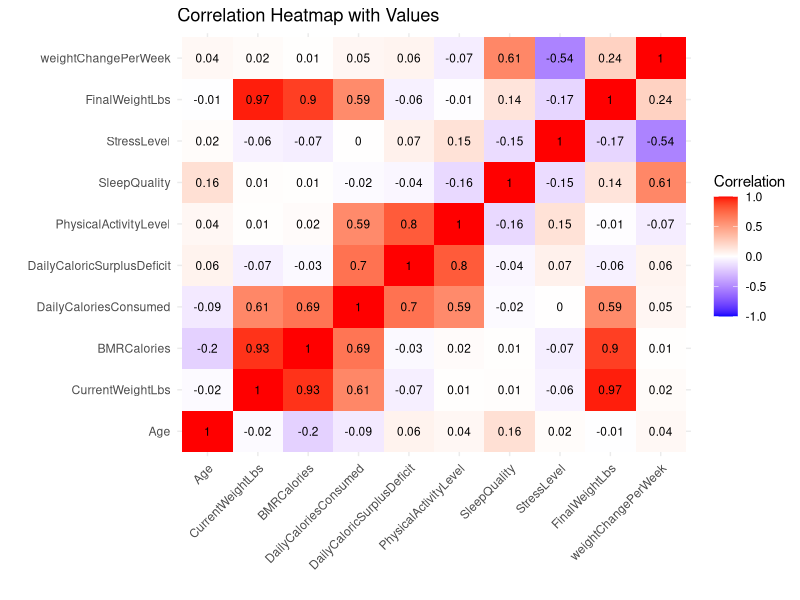
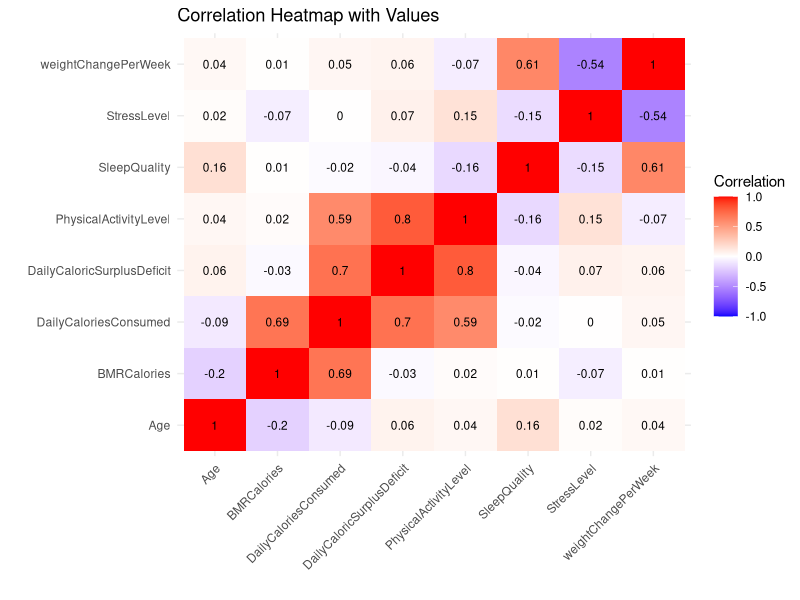
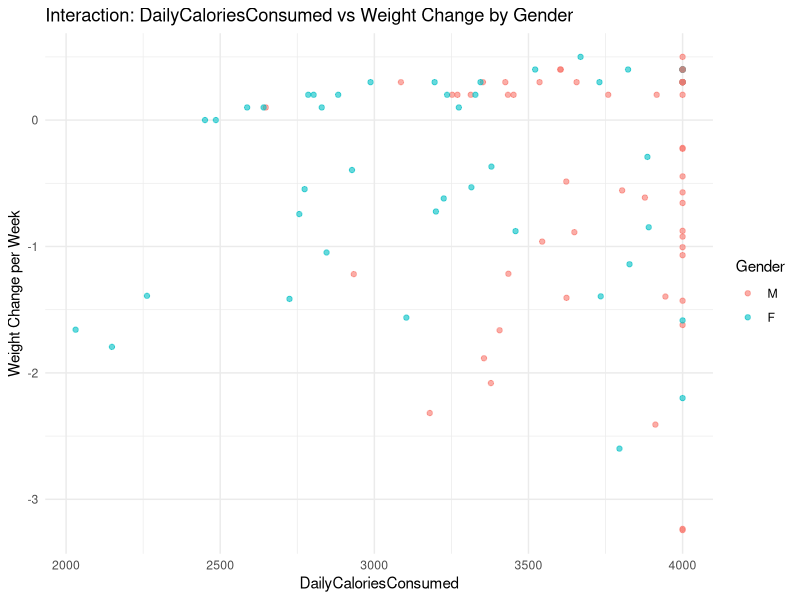
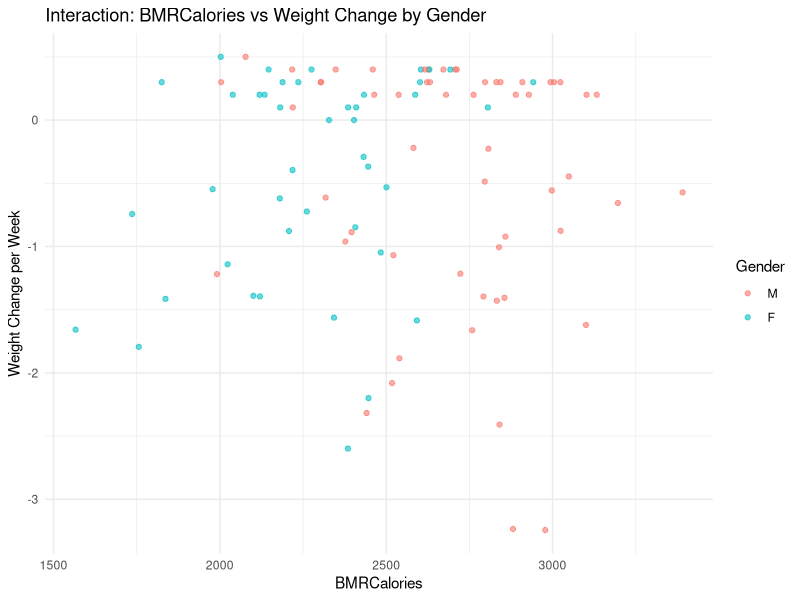
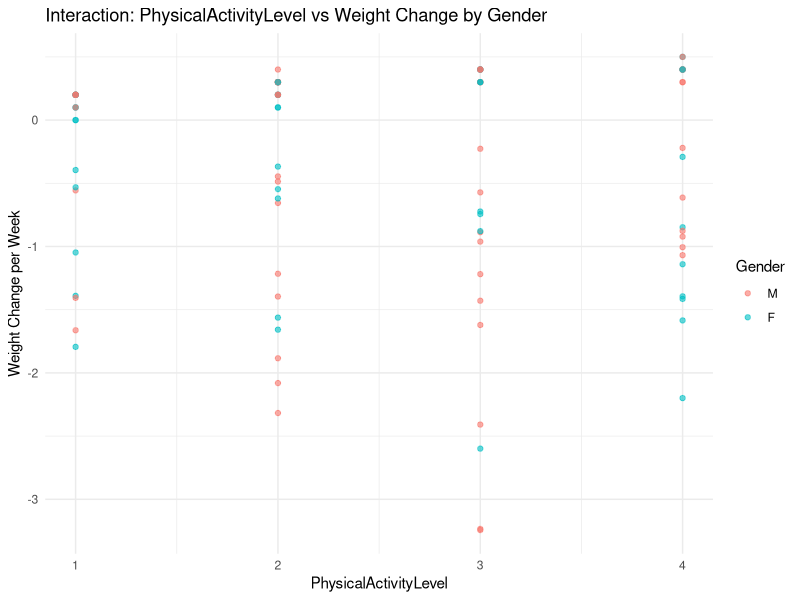
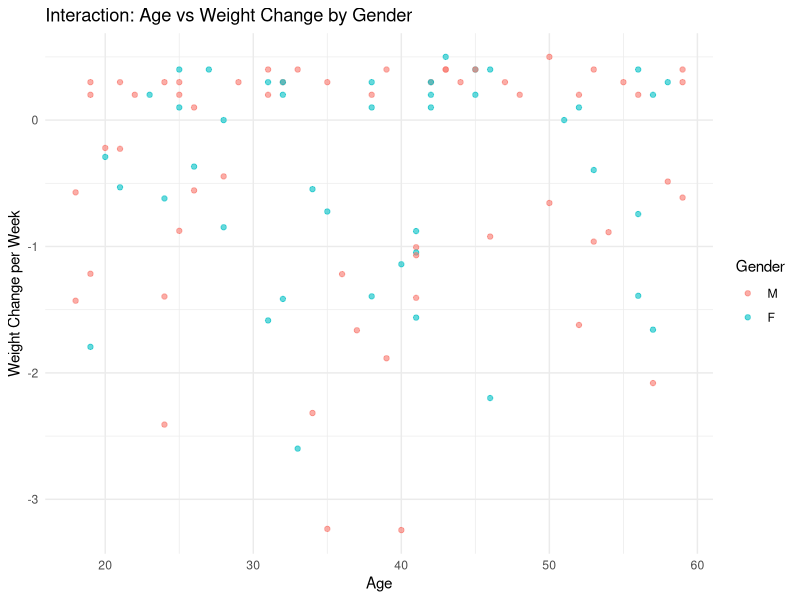
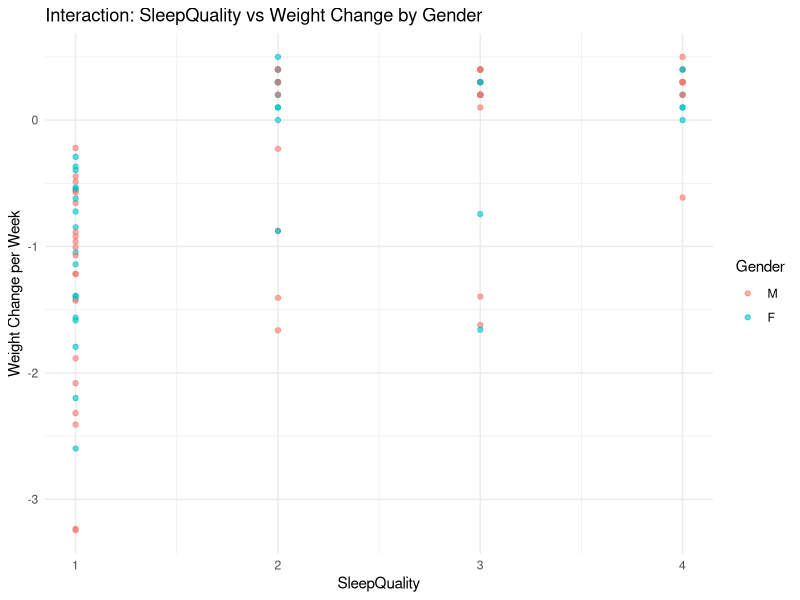
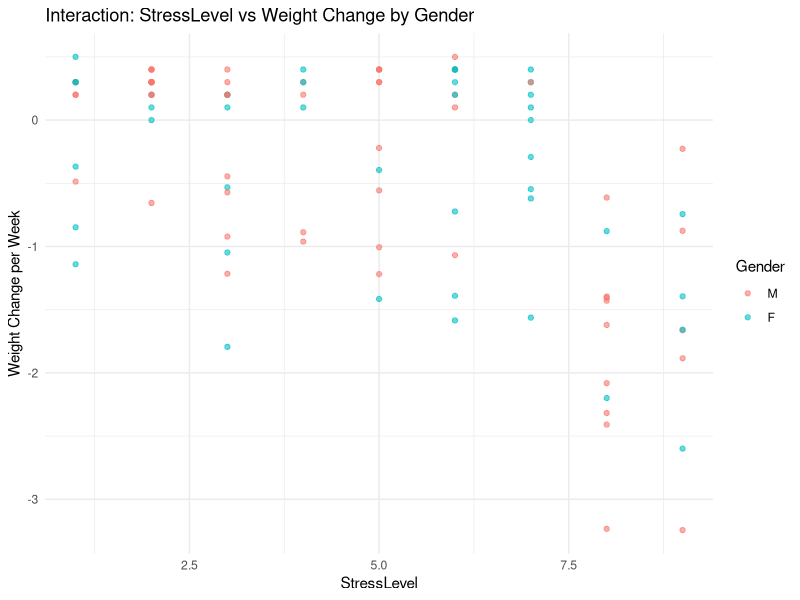

Reproduce these figures in R, in order.
## ---- chunk 1
knitr::opts_chunk$set(echo = TRUE)
## ---- chunk 2
library(dplyr)
library(ggplot2)
library(car)
library(reshape2)
## ---- chunk 3
weightData <- read.table("weight_change_dataset.csv", header=TRUE, sep=",")
head(weightData)
## ---- chunk 4

#we treate sleep quality, physical activity level and stress level treat as continuous variables since the levels have a meaningful progression or rank (e.g., increasing physical effort or impact on health).

cleanWeight <- weightData %>%
  mutate(
    Sleep.Quality = case_when(
      Sleep.Quality == "Excellent" ~ 4,
      Sleep.Quality == "Good" ~ 3,
      Sleep.Quality == "Fair" ~ 2,
      Sleep.Quality == "Poor" ~ 1
    ),Physical.Activity.Level = case_when(
      Physical.Activity.Level == "Sedentary" ~ 1,
      Physical.Activity.Level == "Lightly Active" ~ 2,
      Physical.Activity.Level == "Moderately Active" ~ 3,
      Physical.Activity.Level == "Very Active" ~ 4
    )
  )


colnames(cleanWeight) <- c(
  "ParticipantID", "Age", "Gender", 
  "CurrentWeightLbs", "BMRCalories", "DailyCaloriesConsumed", 
  "DailyCaloricSurplusDeficit", "WeightChangeLbs", "DurationWeeks", 
  "PhysicalActivityLevel", "SleepQuality", "StressLevel", 
  "FinalWeightLbs"
)

# Convert categorical variables into factors
cleanWeight <- cleanWeight %>%
  mutate(
    Gender = factor(Gender, levels = c("M", "F"))
  )

#make ratio by weight and duration
#by gradescope suggestion 3

cleanWeight <- cleanWeight %>%
  mutate(weightChangePerWeek = WeightChangeLbs / DurationWeeks) %>%
  select(-ParticipantID, -WeightChangeLbs, -DurationWeeks)

head(cleanWeight)
## ---- chunk 5
numeric_data <- cleanWeight %>%
  select(where(is.numeric))

# Compute correlation matrix
cor_matrix <- cor(numeric_data, use = "complete.obs")

# Melt the correlation matrix for visualization
cor_melt <- melt(cor_matrix)

# Create the heatmap
ggplot(cor_melt, aes(x = Var1, y = Var2, fill = value)) +
  geom_tile() +
  geom_text(aes(label = round(value, 2)), color = "black", size = 3) +
  scale_fill_gradient2(low = "blue", high = "red", mid = "white", midpoint = 0, 
                       limit = c(-1, 1), space = "Lab", name = "Correlation") +
  theme_minimal() +
  theme(axis.text.x = element_text(angle = 45, hjust = 1)) +
  labs(title = "Correlation Heatmap with Values", x = "", y = "")
## ---- chunk 6
cleanWeight <- cleanWeight %>%
  select(-CurrentWeightLbs, -FinalWeightLbs) 

#QUESTION: should I exclude Final weight?
## ---- chunk 7

numeric_data <- cleanWeight %>%
  select(where(is.numeric))
# Compute correlation matrix
cor_matrix <- cor(numeric_data, use = "complete.obs")

# Melt the correlation matrix for visualization
cor_melt <- melt(cor_matrix)

# Create the heatmap
ggplot(cor_melt, aes(x = Var1, y = Var2, fill = value)) +
  geom_tile() +
  geom_text(aes(label = round(value, 2)), color = "black", size = 3) +
  scale_fill_gradient2(low = "blue", high = "red", mid = "white", midpoint = 0, 
                       limit = c(-1, 1), space = "Lab", name = "Correlation") +
  theme_minimal() +
  theme(axis.text.x = element_text(angle = 45, hjust = 1)) +
  labs(title = "Correlation Heatmap with Values", x = "", y = "")
## ---- chunk 8
vif_model <- lm(weightChangePerWeek ~ ., data = cleanWeight)

# Calculate VIF
vif_values <- vif(vif_model)

# Print VIF values
print(vif_values)
## ---- chunk 9
#Incredible High VIF mulicolinearly so delete one vairable
cleanWeight <- cleanWeight %>%
  select(-DailyCaloricSurplusDeficit)


vif_model <- lm(weightChangePerWeek ~ ., data = cleanWeight)

# Calculate VIF
vif_values <- vif(vif_model)

# Print VIF values
print(vif_values)
## ---- chunk 10
predictors <- c("DailyCaloriesConsumed", "BMRCalories","PhysicalActivityLevel", "Age","SleepQuality", "StressLevel")

# Plot each predictor
for (var in predictors) {
  print(
    ggplot(cleanWeight, aes_string(x = var, y = "weightChangePerWeek", color = "Gender")) +
      geom_point(alpha = 0.6) +
      labs(title = paste("Interaction:", var, "vs Weight Change by Gender"),
           x = var, y = "Weight Change per Week") +
      theme_minimal()
  )
}
#It seems BMRCalories will have different trend relative to gender
## ---- chunk 11
regWithInteraction <- lm(weightChangePerWeek ~ Age + Gender * BMRCalories + DailyCaloriesConsumed + PhysicalActivityLevel + StressLevel + SleepQuality,  cleanWeight)
regWithoutInteraction <- lm(weightChangePerWeek ~ . , cleanWeight)

## ---- chunk 12
summary(regWithoutInteraction)
#according to the p value the interaction is useless
## ---- chunk 13

summary(regWithInteraction)
## ---- chunk 14
reg1 <- lm(weightChangePerWeek ~ Age + Gender + BMRCalories + DailyCaloriesConsumed + StressLevel + SleepQuality, cleanWeight)
summary(reg1)
## ---- chunk 15
reg2 <- lm(weightChangePerWeek ~ Gender + BMRCalories + DailyCaloriesConsumed + StressLevel + SleepQuality, cleanWeight)
summary(reg2)
## ---- chunk 16

reg3 <- lm(weightChangePerWeek ~  Gender + DailyCaloriesConsumed + StressLevel + SleepQuality , cleanWeight)
summary(reg3)
## ---- chunk 17
RSS_model <- sum(resid(reg2)^2)         
sigma2 <- summary(reg2)$sigma^2      
p <- length(coef(reg2))                
n <- nrow(cleanWeight)        

Cp <- (RSS_model / sigma2) + 2 * p - n
Cp
#valid CP 5+1
plot(reg2)
## ---- chunk 18

RSS_model <- sum(resid(reg3)^2)         
sigma2 <- summary(reg3)$sigma^2      
p <- length(coef(reg3))                
n <- nrow(cleanWeight)        

Cp <- (RSS_model / sigma2) + 2 * p - n
Cp
#Valid CP 4+1
plot(reg3)
## ---- chunk 19

meanDCC = mean(cleanWeight$DailyCaloriesConsumed)
reg_cubic <- lm(weightChangePerWeek ~ Gender + 
                 I((meanDCC-DailyCaloriesConsumed)^3) + SleepQuality + StressLevel,  data = cleanWeight)

summary(reg_cubic)
## ---- chunk 20
plot(reg_cubic)
## ---- chunk 21
squared_errors <- numeric(n)

# Perform LOOCV
for (i in 1:n) {
  train_data <- cleanWeight[-i, ]
  test_data <- cleanWeight[i, , drop = FALSE]
  
  loocv_model <- lm(weightChangePerWeek ~ Gender + 
                      I((meanDCC - DailyCaloriesConsumed)^3) + SleepQuality + StressLevel,
                    data = train_data)
  
  predicted <- predict(loocv_model, newdata = test_data)
  
  squared_errors[i] <- (test_data$weightChangePerWeek - predicted)^2
}

loocv_mse <- mean(squared_errors)
cat("LOOCV Mean Squared Error:", loocv_mse, "\n")
## ---- chunk 22

squared_errors <- numeric(n)

for (i in 1:n) {
  train_data <- cleanWeight[-i, ]
  test_data <- cleanWeight[i, , drop = FALSE]
  
  loocv_model <- lm(weightChangePerWeek ~ Gender + 
                      I((meanDCC - DailyCaloriesConsumed)^3) + SleepQuality + StressLevel,data = train_data)
  
  predicted <- predict(reg3, newdata = test_data)
  
  squared_errors[i] <- (test_data$weightChangePerWeek - predicted)^2
}

loocv_mse <- mean(squared_errors)
cat("LOOCV Mean Squared Error:", loocv_mse, "\n")
